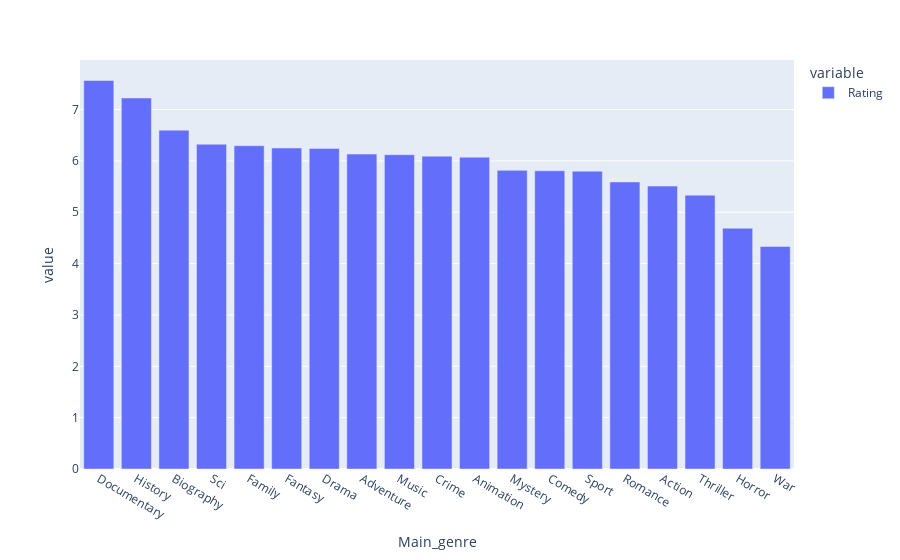

Here is the notebook cell this chart was saved with:
### Code cell
rating_by_genre = data.groupby("Main_genre")["Rating"].mean().sort_values(ascending = False)
iplot(px.bar(data_frame=rating_by_genre))

### Figure 1 — Plotly figure (JSON) as saved in the notebook; plotly's stock layout.template omitted (floating-point values rounded to 4 significant figures)
{"data": [{"alignmentgroup": "True", "hovertemplate": "variable=Rating<br>Main_genre=%{x}<br>value=%{y}<extra></extra>", "legendgroup": "Rating", "marker": {"color": "#636efa", "pattern": {"shape": ""}}, "name": "Rating", "offsetgroup": "Rating", "orientation": "v", "showlegend": true, "textposition": "auto", "type": "bar", "x": ["Documentary", "History", "Biography", "Sci", "Family", "Fantasy", "Drama", "Adventure", "Music", "Crime", "Animation", "Mystery", "Comedy", "Sport", "Romance", "Action", "Thriller", "Horror", "War"], "xaxis": "x", "y": [7.567, 7.225, 6.599, 6.325, 6.296, 6.252, 6.244, 6.133, 6.121, 6.092, 6.072, 5.816, 5.808, 5.8, 5.59, 5.509, 5.333, 4.689, 4.333], "yaxis": "y"}], "layout": {"barmode": "relative", "legend": {"title": {"text": "variable"}, "tracegroupgap": 0}, "margin": {"t": 60}, "xaxis": {"anchor": "y", "domain": [0, 1], "title": {"text": "Main_genre"}}, "yaxis": {"anchor": "x", "domain": [0, 1], "title": {"text": "value"}}}}
